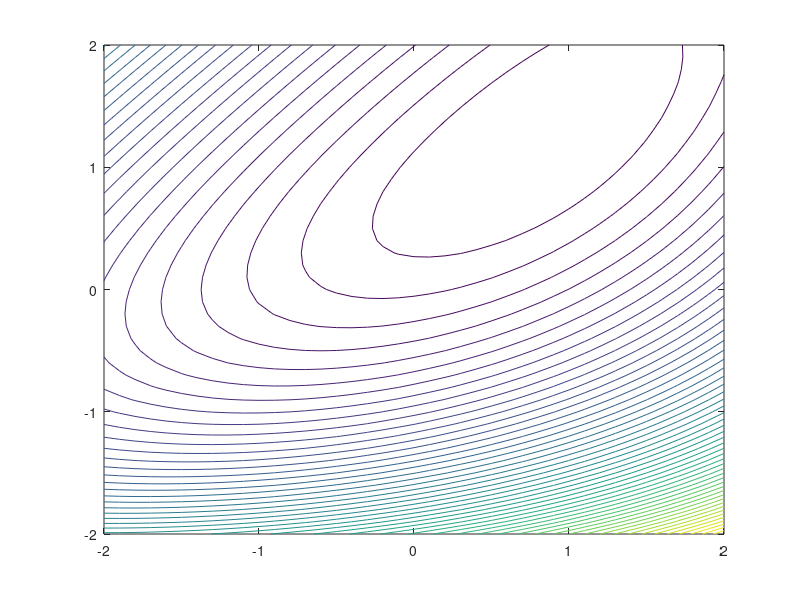

Write the MATLAB code that produced this figure. (Note: this script raises an error after producing the figure.)
f = (@(X) (exp(X(1,:)-1) + exp(1-X(2,:)) + (X(1,:) - X(2,:)).^2));

%f = (@(X) (sin(0.5*X(1,:).^2 - 0.25 * X(2,:).^2 + 3) .* cos(2*X(1,:) + 1 - exp(X(2,:))) ))
%f = (@(X) (1-X(1,:)).^2 + 100 * (X(2,:) - X(1,:).^2).^2);
[X, Y] = meshgrid([-2:0.1:2]);

XX = [reshape(X, 1, numel(X)); reshape(Y, 1, numel(Y))];
%surf(X, Y, reshape(f(XX), length(X), length(X)))
contour(X, Y, reshape(f(XX), length(X), length(X)), 50)

hold on;

% for i=1:length(XX)
%     tmp = XX(:,i);
%     g = gradient_of_function(f, tmp);
%     plot([tmp(1),tmp(1)+g(1)*0.02],[tmp(2),tmp(2)+g(2)*0.02]);
% end

%quiver(X,Y,DX,DY)

%wolfe(f, [1;1], 1)
x0 = [-1; -1];
[x, v, h] = cg(f, x0)

[x, v] = fminunc(f, x0)


for i=2:length(h)
    tmp1 = h(:,i-1);
    tmp2 = h(:,i);
    quiver(tmp1(1),tmp1(2),tmp2(1)-tmp1(1),tmp2(2)-tmp1(2), 0, 'r','LineWidth',2)   
end